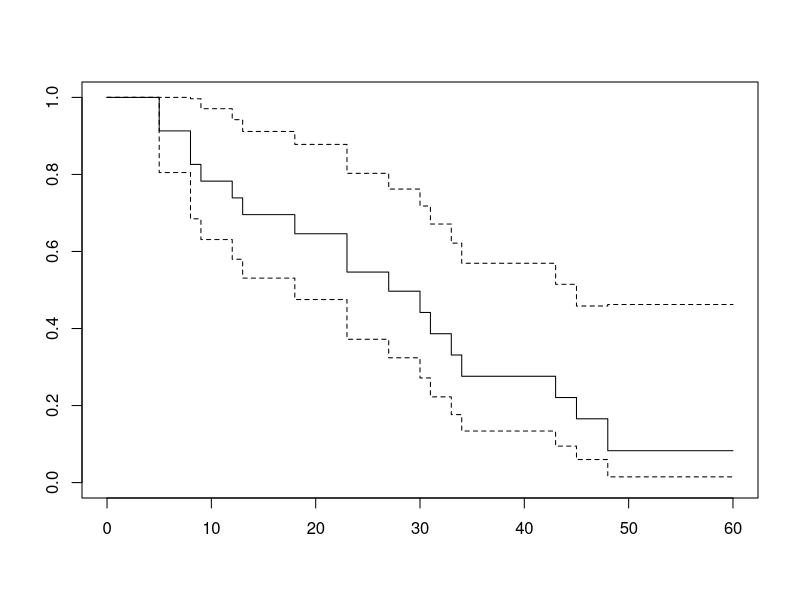
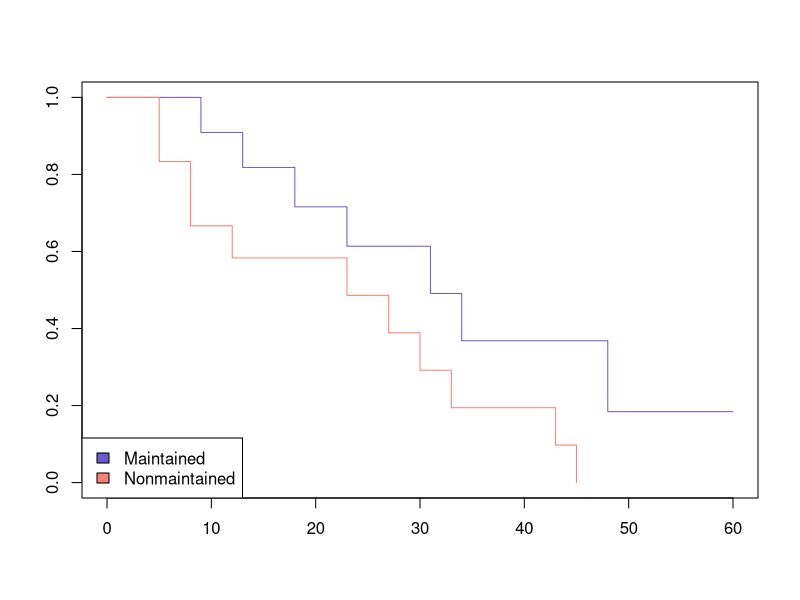

Recreate these plots in R, in order.
###########################################################
# R code accompanying the video lecture:
#
# Introduction to survival analysis
#
# http://pauldickman.com/video/survival-intro/
#
# R code by Michael Sachs and Paul Dickman
# April 2020
###########################################################

## load the survival package
library(survival)

# look at the aml dataset
## status == 1 means dead at the time (in months), 
## status == 0 means censored at the time,
## X is treatment (maintanence therapy)
aml

## Kaplan-Meier estimate of survival function for all patients
kmfit <- survfit(Surv(time, status) ~ 1, data = aml)

## Table of Kaplan-Meier estimates
summary(kmfit)

## Plot the Kaplan-Meier estimates
plot(kmfit,xmax=60)

## Kaplan-Meier curves separately by treatment group. 
trtfit <- survfit(Surv(time, status) ~ x, data = aml)
summary(trtfit)
plot(trtfit, col = c("slateblue", "salmon"),xmax=60)
legend("bottomleft", fill = c("slateblue", "salmon"), legend = c("Maintained", "Nonmaintained"))

## logrank test to compare the survival between treatment groups.
survdiff(Surv(time, status) ~ x, data = aml)

## same test using a Cox model
coxph(Surv(time, status) ~ x, data = aml)




